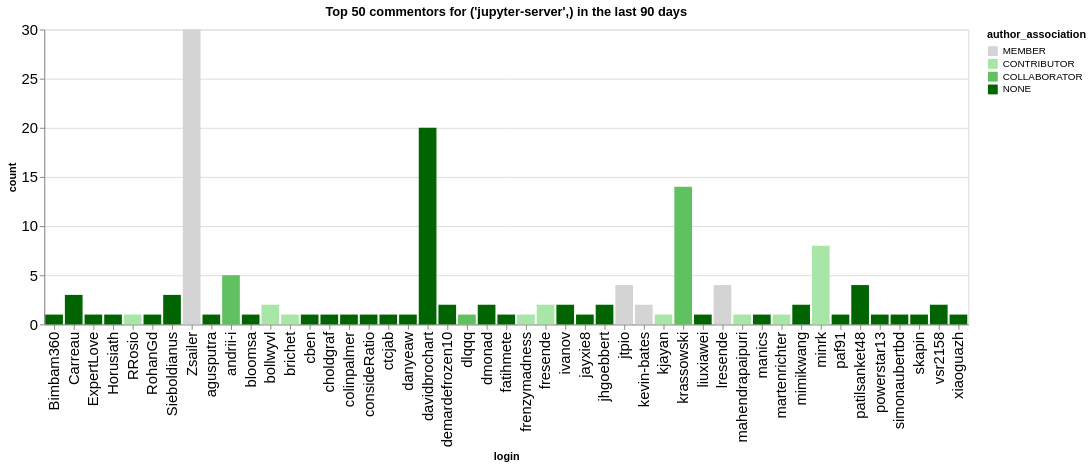

Notebook code cell kept with this figure:
### Code cell
n_plot = 50
charts = []
for ii, (iorg, idata) in enumerate(commentors.groupby(['org'])):
    title = f"Top {n_plot} commentors for {iorg} in the last {n_days} days"
    idata = idata.groupby('login', as_index=False).agg({'count': 'sum', 'author_association': 'first'})
    idata = idata.sort_values('count', ascending=False).head(n_plot)
    ch = alt.Chart(data=idata.head(n_plot), title=title).mark_bar().encode(
        x='login',
        y='count',
        color=alt.Color('author_association', scale=alt.Scale(domain=author_types, range=author_colors))
    )
    charts.append(ch)
alt.hconcat(*charts)

### Figure 1 — Vega-Lite specification as saved in the notebook (floating-point values rounded to 4 significant figures)
{"config": {"axisLeft": {"labelFontSize": 15}, "axisBottom": {"labelFontSize": 15}}, "hconcat": [{"mark": {"type": "bar"}, "encoding": {"color": {"field": "author_association", "scale": {"domain": ["MEMBER", "CONTRIBUTOR", "COLLABORATOR", "NONE"], "range": ["rgb(211.82745098039214, 211.82745098039214, 211.82745098039214)", "rgb(166.98562091503268, 229.89803921568628, 166.98562091503268)", "rgb(96.37647058823529, 192.75294117647059, 96.37647058823529)", "rgb(0.0, 100.3921568627451, 0.0)"]}, "type": "nominal"}, "x": {"field": "login", "type": "nominal"}, "y": {"field": "count", "type": "quantitative"}}, "title": "Top 50 commentors for ('jupyter-server',) in the last 90 days"}], "data": {"name": "data-df1353476df2dbe319dbc280248ca57f"}, "$schema": "https://vega.github.io/schema/vega-lite/v5.20.1.json", "datasets": {"data-df1353476df2dbe319dbc280248ca57f": [{"login": "Zsailer", "count": 30, "author_association": "MEMBER"}, {"login": "davidbrochart", "count": 20, "author_association": "NONE"}, {"login": "krassowski", "count": 14, "author_association": "COLLABORATOR"}, {"login": "minrk", "count": 8, "author_association": "CONTRIBUTOR"}, {"login": "andrii-i", "count": 5, "author_association": "COLLABORATOR"}, {"login": "jtpio", "count": 4, "author_association": "MEMBER"}, {"login": "lresende", "count": 4, "author_association": "MEMBER"}, {"login": "patilsanket48", "count": 4, "author_association": "NONE"}, {"login": "Carreau", "count": 3, "author_association": "NONE"}, {"login": "Sieboldianus", "count": 3, "author_association": "NONE"}, {"login": "dmonad", "count": 2, "author_association": "NONE"}, {"login": "demardefrozen10", "count": 2, "author_association": "NONE"}, {"login": "bollwyvl", "count": 2, "author_association": "CONTRIBUTOR"}, {"login": "jhgoebbert", "count": 2, "author_association": "NONE"}, {"login": "fresende", "count": 2, "author_association": "CONTRIBUTOR"}, {"login": "ivanov", "count": 2, "author_association": "NONE"}, {"login": "kevin-bates", "count": 2, "author_association": "MEMBER"}, {"login": "vsr2158", "count": 2, "author_association": "NONE"}, {"login": "mimikwang", "count": 2, "author_association": "NONE"}, {"login": "choldgraf", "count": 1, "author_association": "NONE"}, {"login": "cben", "count": 1, "author_association": "NONE"}, {"login": "RRosio", "count": 1, "author_association": "CONTRIBUTOR"}, {"login": "RohanGd", "count": 1, "author_association": "NONE"}, {"login": "Bimbam360", "count": 1, "author_association": "NONE"}, {"login": "ExpertLove", "count": 1, "author_association": "NONE"}, {"login": "brichet", "count": 1, "author_association": "CONTRIBUTOR"}, {"login": "bloomsa", "count": 1, "author_association": "NONE"}, {"login": "agusputra", "count": 1, "author_association": "NONE"}, {"login": "Horusiath", "count": 1, "author_association": "NONE"}, {"login": "dlqqq", "count": 1, "author_association": "COLLABORATOR"}, {"login": "consideRatio", "count": 1, "author_association": "NONE"}, {"login": "jayxie8", "count": 1, "author_association": "NONE"}, {"login": "fatihmete", "count": 1, "author_association": "NONE"}, {"login": "frenzymadness", "count": 1, "author_association": "CONTRIBUTOR"}, {"login": "colinpalmer", "count": 1, "author_association": "NONE"}, {"login": "danyeaw", "count": 1, "author_association": "NONE"}, {"login": "ctcjab", "count": 1, "author_association": "NONE"}, {"login": "liuxiawei", "count": 1, "author_association": "NONE"}, {"login": "kjayan", "count": 1, "author_association": "CONTRIBUTOR"}, {"login": "martenrichter", "count": 1, "author_association": "CONTRIBUTOR"}, {"login": "manics", "count": 1, "author_association": "NONE"}, {"login": "mahendrapaipuri", "count": 1, "author_association": "CONTRIBUTOR"}, {"login": "paf91", "count": 1, "author_association": "NONE"}, {"login": "powerstar13", "count": 1, "author_association": "NONE"}, {"login": "simonaubertbd", "count": 1, "author_association": "NONE"}, {"login": "skapin", "count": 1, "author_association": "NONE"}, {"login": "xiaoguazh", "count": 1, "author_association": "NONE"}]}}
